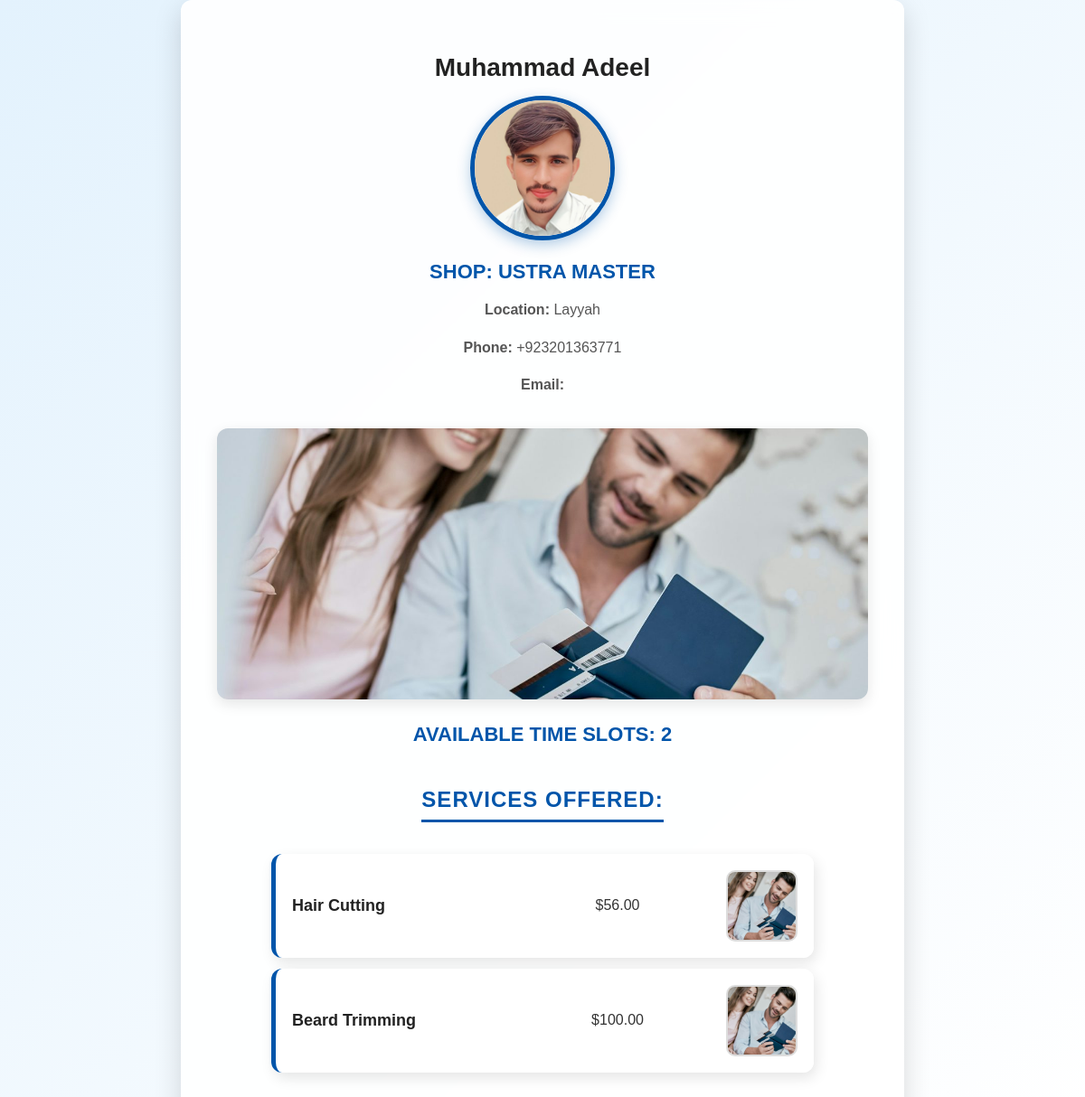
Page /barber/barber/8/ (signed in) on the committed database.
### barbers/models.py (models this page shows, shortened)
class BarberProfile(models.Model):
    user = models.OneToOneField(settings.AUTH_USER_MODEL, on_delete=models.CASCADE,  related_name="barber_profile")
    full_name = models.CharField(max_length=255)
    profile_picture = models.ImageField(upload_to='barber_profiles/', blank=True, null=True)
    shop_name = models.CharField(max_length=255)
    location = models.TextField()
    latitude = models.DecimalField(max_digits=9, decimal_places=6, blank=True, null=True)
    longitude = models.DecimalField(max_digits=9, decimal_places=6, blank=True, null=True)
    phone_number = models.CharField(max_length=20)
    shop_banner = models.ImageField(upload_to='shop_banners/', blank=True, null=True)
    available_time_slots = models.CharField(max_length=255, help_text="Example: 10:00 AM - 4:00 PM")

class Service(models.Model):
    barber = models.ForeignKey(BarberProfile, on_delete=models.CASCADE, related_name="services")
    service_name = models.CharField(max_length=255)
    service_image = models.ImageField(upload_to='service_images/', blank=True, null=True)
    price = models.DecimalField(max_digits=10, decimal_places=2)

### barbers/views.py (the view)
# urls.py: path('barber/<int:id>/', views.barber_detail, name='barber_detail'),
@login_required
def barber_detail(request, id=None):
    if id is None:
        if request.user.is_authenticated and hasattr(request.user, 'barber_profile'):
            barber = request.user.barber_profile
        else:
            return render(request, 'error.html', {'message': 'You do not have a barber profile.'})
    else:
        barber = get_object_or_404(BarberProfile, id=id)
    return render(request, 'barber_detail.html', {'barber': barber})

### templates/barber_detail.html (shortened to what this page needs)
{% load static %}
<!DOCTYPE html>
<html lang="en">
<head>
    <link rel="stylesheet" href="{% static 'CSS/barber_detail.css' %}">
</head>
<body>
    <div class="barber-container">
        <h1>{{ barber.full_name }}</h1>
        <img src="{{ barber.profile_picture.url }}" alt="Profile Picture" class="profile-pic">
        <h2>Shop: {{ barber.shop_name }}</h2>
        <p><strong>Location:</strong> {{ barber.location }}</p>
        <p><strong>Phone:</strong> {{ barber.phone_number }}</p>
        <p><strong>Email:</strong> {{ barber.professional_email }}</p>
        <img src="{{ barber.shop_banner.url }}" alt="Shop Banner" class="shop-banner">
        <h3>Available Time Slots: {{ barber.available_time_slots }}</h3>
        <h2 class = "service-heading">Services Offered:</h2>
        <ul class = "service-ul">
            {% for service in barber.services.all %}
                <li class = "service-li" >
                    <strong class = "left">{{ service.service_name }}</strong> <span class = "center">${{ service.price }}</span>
                    {% if service.service_image %}
                        <img src="{{ service.service_image.url }}" alt="{{ service.service_name }}" class = "right">
                    {% endif %}
                </li>
            {% endfor %}
        </ul>
    </div>
</body>
</html>

### static/CSS/barber_detail.css (style rules this page uses)
body { font-family: 'Poppins', sans-serif; background: linear-gradient(135deg, #e3f2fd, #ffffff); color: #333; margin: 0; padding: 0; display: flex; justify-content: center; align-items: center; min-height: 100vh; }
.barber-container { width: 60%; max-width: 800px; background: rgba(255, 255, 255, 0.9); padding: 40px; border-radius: 12px; box-shadow: 0px 10px 30px rgba(0, 0, 0, 0.15); backdrop-filter: blur(12px); text-align: center; transition: all 0.3s ease-in-out; }
.profile-pic { width: 150px; height: 150px; border-radius: 50%; object-fit: cover; border: 5px solid #0055AA; box-shadow: 0 5px 15px rgba(0, 85, 170, 0.3); transition: transform 0.3s ease-in-out; }
.shop-banner { width: 100%; max-height: 300px; object-fit: cover; border-radius: 12px; margin-top: 25px; box-shadow: 0 5px 15px rgba(0, 0, 0, 0.1); }
h1 { color: #222; font-size: 28px; font-weight: 700; margin-bottom: 15px; }
h2, h3 { color: #0055AA; margin-bottom: 15px; font-size: 22px; font-weight: 600; text-transform: uppercase; }
p { color: #555; font-size: 16px; margin-bottom: 10px; line-height: 1.6; }
.service-heading { font-size: 24px; color: #0055AA; margin-top: 30px; border-bottom: 3px solid #0055AA; display: inline-block; padding-bottom: 8px; letter-spacing: 1px; }
.service-ul { list-style: none; padding: 0; max-width: 600px; margin: 20px auto; }
.service-li { background: rgba(255, 255, 255, 0.95); padding: 18px; margin: 12px 0; border-radius: 12px; display: flex; align-items: center; justify-content: space-between; box-shadow: 3px 6px 15px rgba(0, 0, 0, 0.1); transition: all 0.3s ease-in-out; backdrop-filter: blur(10px); border-left: 5px solid #0055AA; }
.left, .center, .right { flex: 1; text-align: left; }
.center { text-align: center; }
.right { text-align: right; }
.service-li strong { font-size: 18px; color: #222; }
.service-li img { max-width: 75px; height: 75px; border-radius: 10px; border: 2px solid #ddd; object-fit: cover; transition: transform 0.3s ease-in-out; }

### rows in the picture
BarberProfile: full_name "Muhammad Adeel", profile_picture (picture), shop_name "USTRA MASTER", location "Layyah", phone_number "+923201363771", shop_banner (picture), available_time_slots "2"
Service: service_name "Hair Cutting", price "56.00", service_image (picture)
Service: service_name "Beard Trimming", price "100.00", service_image (picture)
